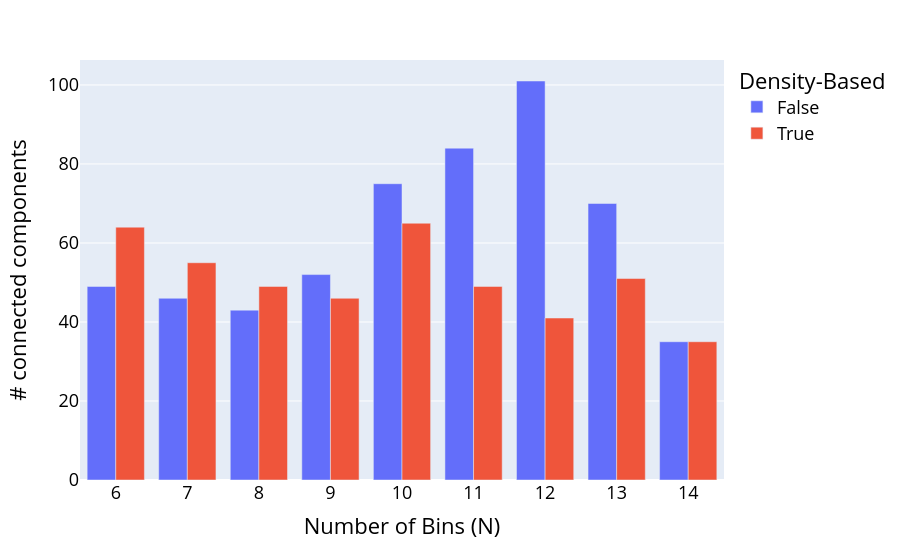
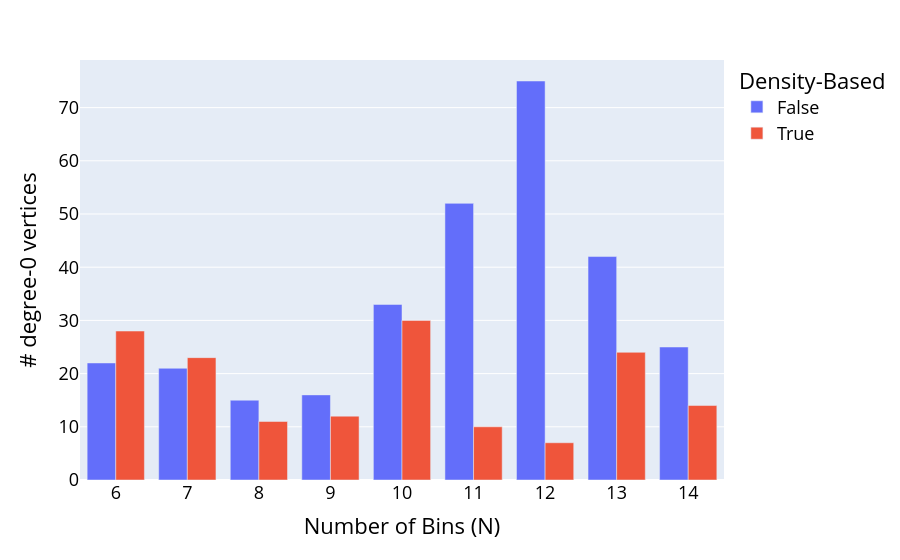
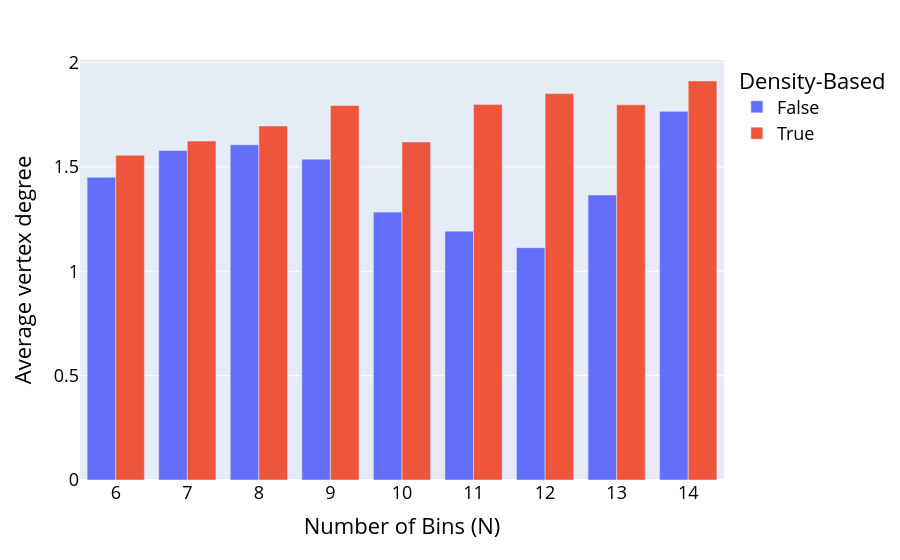

The notebook cell saved with these charts, in order:
### Code cell
import plotly.express as px
import pandas as pd
graph_stats = pd.DataFrame(list_of_stats) 

fig = px.bar(
    graph_stats,
    x='N',
    y='components',
    color="kerneled",
    barmode="group",
     labels={
         "N":"Number of Bins (N)",
         "components":"# connected components",
         "kerneled": "Density-Based"
 }
)
fig.update_layout(
    font=dict(size=18, color="Black")
)
fig.show()
fig = px.bar(
    graph_stats,
    x='N',
    y='isolates',
    color="kerneled",
    barmode="group",
     labels={
         "N":"Number of Bins (N)",
         "isolates":"# degree-0 vertices",
         "kerneled": "Density-Based"
 }
)
fig.update_layout(
    font=dict(size=18, color="Black")
)
fig.show()
fig = px.bar(
    graph_stats,
    x='N',
    y='average_degree',
    color="kerneled",
    barmode="group",
     labels={
         "N":"Number of Bins (N)",
         "average_degree":"Average vertex degree",
         "kerneled": "Density-Based"
 }
)
fig.update_layout(
    font=dict(size=18, color="Black")
)
fig.show()

### Figure 1 — Plotly figure (JSON) as saved in the notebook; plotly's stock layout.template omitted (floating-point values rounded to 4 significant figures)
{"data": [{"alignmentgroup": "True", "hovertemplate": "Density-Based=False<br>Number of Bins (N)=%{x}<br># connected components=%{y}<extra></extra>", "legendgroup": "False", "marker": {"color": "#636efa", "pattern": {"shape": ""}}, "name": "False", "offsetgroup": "False", "orientation": "v", "showlegend": true, "textposition": "auto", "type": "bar", "x": [6, 7, 8, 9, 10, 11, 12, 13, 14], "xaxis": "x", "y": [49, 46, 43, 52, 75, 84, 101, 70, 35], "yaxis": "y"}, {"alignmentgroup": "True", "hovertemplate": "Density-Based=True<br>Number of Bins (N)=%{x}<br># connected components=%{y}<extra></extra>", "legendgroup": "True", "marker": {"color": "#EF553B", "pattern": {"shape": ""}}, "name": "True", "offsetgroup": "True", "orientation": "v", "showlegend": true, "textposition": "auto", "type": "bar", "x": [6, 7, 8, 9, 10, 11, 12, 13, 14], "xaxis": "x", "y": [64, 55, 49, 46, 65, 49, 41, 51, 35], "yaxis": "y"}], "layout": {"barmode": "group", "font": {"color": "Black", "size": 18}, "legend": {"title": {"text": "Density-Based"}, "tracegroupgap": 0}, "margin": {"t": 60}, "xaxis": {"anchor": "y", "domain": [0, 1], "title": {"text": "Number of Bins (N)"}}, "yaxis": {"anchor": "x", "domain": [0, 1], "title": {"text": "# connected components"}}}}

### Figure 2 — Plotly figure (JSON) as saved in the notebook; plotly's stock layout.template omitted (floating-point values rounded to 4 significant figures)
{"data": [{"alignmentgroup": "True", "hovertemplate": "Density-Based=False<br>Number of Bins (N)=%{x}<br># degree-0 vertices=%{y}<extra></extra>", "legendgroup": "False", "marker": {"color": "#636efa", "pattern": {"shape": ""}}, "name": "False", "offsetgroup": "False", "orientation": "v", "showlegend": true, "textposition": "auto", "type": "bar", "x": [6, 7, 8, 9, 10, 11, 12, 13, 14], "xaxis": "x", "y": [22, 21, 15, 16, 33, 52, 75, 42, 25], "yaxis": "y"}, {"alignmentgroup": "True", "hovertemplate": "Density-Based=True<br>Number of Bins (N)=%{x}<br># degree-0 vertices=%{y}<extra></extra>", "legendgroup": "True", "marker": {"color": "#EF553B", "pattern": {"shape": ""}}, "name": "True", "offsetgroup": "True", "orientation": "v", "showlegend": true, "textposition": "auto", "type": "bar", "x": [6, 7, 8, 9, 10, 11, 12, 13, 14], "xaxis": "x", "y": [28, 23, 11, 12, 30, 10, 7, 24, 14], "yaxis": "y"}], "layout": {"barmode": "group", "font": {"color": "Black", "size": 18}, "legend": {"title": {"text": "Density-Based"}, "tracegroupgap": 0}, "margin": {"t": 60}, "xaxis": {"anchor": "y", "domain": [0, 1], "title": {"text": "Number of Bins (N)"}}, "yaxis": {"anchor": "x", "domain": [0, 1], "title": {"text": "# degree-0 vertices"}}}}

### Figure 3 — Plotly figure (JSON) as saved in the notebook; plotly's stock layout.template omitted (floating-point values rounded to 4 significant figures)
{"data": [{"alignmentgroup": "True", "hovertemplate": "Density-Based=False<br>Number of Bins (N)=%{x}<br>Average vertex degree=%{y}<extra></extra>", "legendgroup": "False", "marker": {"color": "#636efa", "pattern": {"shape": ""}}, "name": "False", "offsetgroup": "False", "orientation": "v", "showlegend": true, "textposition": "auto", "type": "bar", "x": [6, 7, 8, 9, 10, 11, 12, 13, 14], "xaxis": "x", "y": [1.45, 1.578, 1.606, 1.537, 1.284, 1.192, 1.113, 1.365, 1.766], "yaxis": "y"}, {"alignmentgroup": "True", "hovertemplate": "Density-Based=True<br>Number of Bins (N)=%{x}<br>Average vertex degree=%{y}<extra></extra>", "legendgroup": "True", "marker": {"color": "#EF553B", "pattern": {"shape": ""}}, "name": "True", "offsetgroup": "True", "orientation": "v", "showlegend": true, "textposition": "auto", "type": "bar", "x": [6, 7, 8, 9, 10, 11, 12, 13, 14], "xaxis": "x", "y": [1.556, 1.624, 1.696, 1.795, 1.619, 1.799, 1.851, 1.797, 1.912], "yaxis": "y"}], "layout": {"barmode": "group", "font": {"color": "Black", "size": 18}, "legend": {"title": {"text": "Density-Based"}, "tracegroupgap": 0}, "margin": {"t": 60}, "xaxis": {"anchor": "y", "domain": [0, 1], "title": {"text": "Number of Bins (N)"}}, "yaxis": {"anchor": "x", "domain": [0, 1], "title": {"text": "Average vertex degree"}}}}
